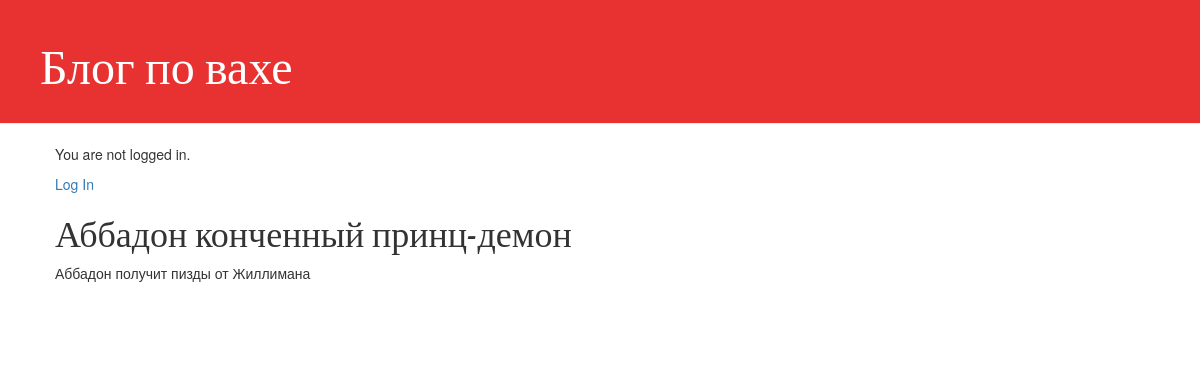
Page /post/6/ on the committed database.
### blog/models.py (models this page shows, shortened)
class Post(models.Model):
    author = models.ForeignKey(settings.AUTH_USER_MODEL, on_delete=models.CASCADE)
    title = models.CharField(max_length=200)
    text = models.TextField()
    created_datetime = models.DateTimeField(default=timezone.now)
    published_date = models.DateTimeField(blank = True, null = True)

### blog/views.py (the view)
# urls.py: path('post/<int:pk>/', views.post_detail, name='post_detail'),
def post_detail(request, pk):
    post = get_object_or_404(Post, pk=pk)
    return render(request, 'blog/post_detail.html', {'post': post})

### blog/templates/blog/post_detail.html (shortened to what this page needs)
{% extends 'blog/base.html' %}
{% block content %}
    <div class="post">
        <h1>{{ post.title }}</h1>
        <p>{{ post.text|linebreaksbr }}</p>
    </div>
{% endblock %}

### blog/static/css/blog.css (style rules this page uses)
h1, h2, h3, h4 { font-family: 'Lobster', cursive; }
.post { margin-bottom: 70px; }

### rows in the picture
Post: title "Аббадон конченный принц-демон", text "Аббадон получит пизды от Жиллимана"
